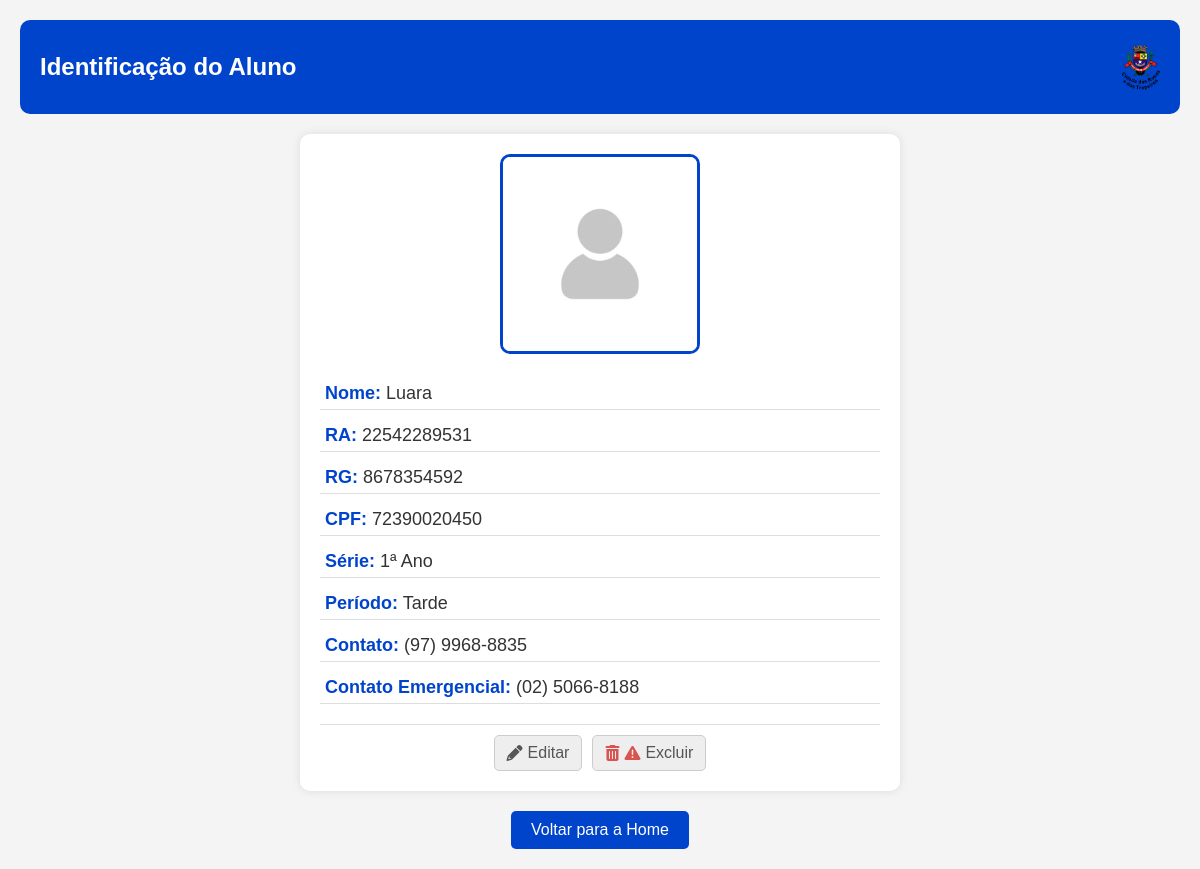
Screenshot of /detalhes_aluno/22542289531/ (signed in) with the database file from the repository.
### Sistema_Alunos/models.py (models this page shows, shortened)
class Aluno(models.Model):
    SERIES_CHOICES = [
        ('1ª Ano', '1ª Ano'),
        ('2ª Ano', '2ª Ano'),
        ('3ª Ano', '3ª Ano'),
        ('4ª Ano', '4ª Ano'),
        ('5ª Ano', '5ª Ano'),
        ('6ª Ano', '6ª Ano'),
        ('7ª Ano', '7ª Ano'),
        ('8ª Ano', '8ª Ano'),
        ('9ª Ano', '9ª Ano'),
    ]
    TURMA_CHOICES = [
        ('A', 'A'),
        ('B', 'B'),
        ('C', 'C'),
    ]
    PERIODO_CHOICES = [
        ('Manhã', 'Manhã'),
        ('Tarde', 'Tarde'),
    ]
    SEXO_CHOICES = [
        ('M', 'Masculino'),
        ('F', 'Feminino'),
        ('NI', 'Prefiro não informar'),
    ]
    DEFICIENCIA_CHOICES = [
        ('S', 'Sim'),
        ('N', 'Não'),
    ]
    foto = models.ImageField(upload_to='fotos/', default='fotos/default_rRsY7nC.png', blank=False)
    id_aluno = models.CharField(max_length=20, unique=True, blank=True, null=True)
    nome = models.CharField(max_length=100)
    nome_social = models.CharField(max_length=100, blank=True, null=True)
    rg = models.CharField(max_length=20, unique=True)
    cpf = models.CharField(max_length=14, unique=True)
    data_nascimento = models.DateField(blank=True, null=True)
    contato = models.CharField(max_length=15, blank=True, null=True)
    contato_emergencial = models.CharField(max_length=15, blank=True, null=True)
    responsavel = models.CharField(max_length=100, blank=True, null=True)
    sexo = models.CharField(max_length=2, choices=SEXO_CHOICES, default='NI')
    deficiencia = models.CharField(max_length=1, choices=DEFICIENCIA_CHOICES, default='N')
    deficiencia_qual = models.CharField(max_length=255, blank=True, null=True)
    serie = models.CharField(max_length=10, choices=SERIES_CHOICES)
    turma = models.CharField(max_length=1, choices=TURMA_CHOICES)
    periodo = models.CharField(max_length=10, choices=PERIODO_CHOICES)
    observacoes = models.TextField(blank=True, null=True)

### Sistema_Alunos/views.py (the view)
# urls.py: path('detalhes_aluno/<str:id_aluno>/', views.detalhes_aluno, name='detalhes_aluno'),
@login_required(login_url='login')
def detalhes_aluno(request, id_aluno):
    aluno = get_object_or_404(Aluno, id_aluno=id_aluno)
    return render(request, 'detalhes_aluno.html', {'aluno': aluno})

### Sistema_Alunos/templates/detalhes_aluno.html (shortened to what this page needs)
{% load static %}
<!DOCTYPE html>
<html lang="pt-br">
<head>
    <link rel="stylesheet" href="https://cdnjs.cloudflare.com/ajax/libs/font-awesome/6.0.0-beta3/css/all.min.css">
</head>
<body>
    <header>
        <h1>Identificação do Aluno</h1>
        <div class="header-image">
            <img src="{% static 'imagens/brasao3.png' %}" alt="Imagem do Cabeçalho">
        </div>
    </header>
    <div class="detalhes-container">
        <div class="foto-container">
            {% if aluno.foto %}
                <img src="{{ aluno.foto.url }}" alt="Foto do Aluno" class="foto-aluno">
            {% else %}
                <p>Nenhuma foto cadastrada.</p>
            {% endif %}
        </div>
        <div class="informacoes-aluno">
            <p><strong>Nome:</strong> {{ aluno.nome_social}}</p>
            <p><strong>RA:</strong> {{ aluno.id_aluno }}</p>
            <p><strong>RG:</strong> {{ aluno.rg }}</p>
            <p><strong>CPF:</strong> {{ aluno.cpf }}</p>
            <p><strong>Série:</strong> {{ aluno.serie }}</p>
            <p><strong>Período:</strong> {{ aluno.periodo }}</p>
            <p><strong>Contato:</strong> {{ aluno.contato }}</p>
            <p><strong>Contato Emergencial:</strong> {{ aluno.contato_emergencial }}</p>
            <div class="acoes-aluno">
                <a href="{% url 'editar_aluno' aluno.id_aluno %}" class="editar-botao"><i class="fas fa-pencil"></i> Editar</a>
                <a href="{% url 'excluir_aluno' aluno.id_aluno %}" class="excluir-botao"><i class="fas fa-trash-can"></i><i class="fas fa-exclamation-triangle"></i> Excluir</a>
            </div>
        </div>
    </div>
    <div class="voltar-home">
        <a href="{% url 'index' %}"><button>Voltar para a Home</button></a>
    </div>
</body>
</html>

### Sistema_Alunos/templates/detalhes_aluno.html (style rules this page uses)
* { margin: 0; padding: 0; box-sizing: border-box; font-family: Arial, sans-serif; }
body { background-color: #f4f4f4; color: #333; text-align: center; padding: 20px; }
header { background-color: #0044cc; color: white; padding: 20px; border-radius: 10px; margin-bottom: 20px; display: flex; align-items: center; justify-content: space-between; }
header h1 { font-size: 24px; }
.header-image img { height: 50px; }
.detalhes-container { background: white; padding: 20px; border-radius: 10px; box-shadow: 0 0 10px rgba(0, 0, 0, 0.1); max-width: 600px; margin: auto; }
.foto-container { text-align: center; margin-bottom: 20px; }
.foto-aluno { width: 200px; height: 200px; border-radius: 10px; object-fit: cover; border: 3px solid #0044cc; }
.informacoes-aluno p { font-size: 18px; margin: 10px 0; text-align: left; padding: 5px; border-bottom: 1px solid #ddd; }
.informacoes-aluno p strong { color: #0044cc; }
.acoes-aluno { display: flex; justify-content: center; gap: 10px; margin-top: 20px; padding-top: 10px; border-top: 1px solid #ddd; }
.acoes-aluno a { display: inline-flex; align-items: center; justify-content: center; color: #555; background-color: #eee; border: 1px solid #ccc; border-radius: 5px; padding: 8px 12px; text-decoration: none; font-size: 16px; transition: background-color 0.3s ease; }
.acoes-aluno a i { margin-right: 5px; }
.excluir-botao i { color: #d9534f; }
.voltar-home { margin-top: 20px; }
.voltar-home button { background-color: #0044cc; color: white; padding: 10px 20px; border: none; border-radius: 5px; cursor: pointer; font-size: 16px; }

### rows the page displays
Aluno: foto (placeholder picture), nome_social "Luara", id_aluno "22542289531", rg "8678354592", cpf "72390020450", serie "1ª Ano", periodo "Tarde", contato "(97) 9968-8835", contato_emergencial "(02) 5066-8188"
